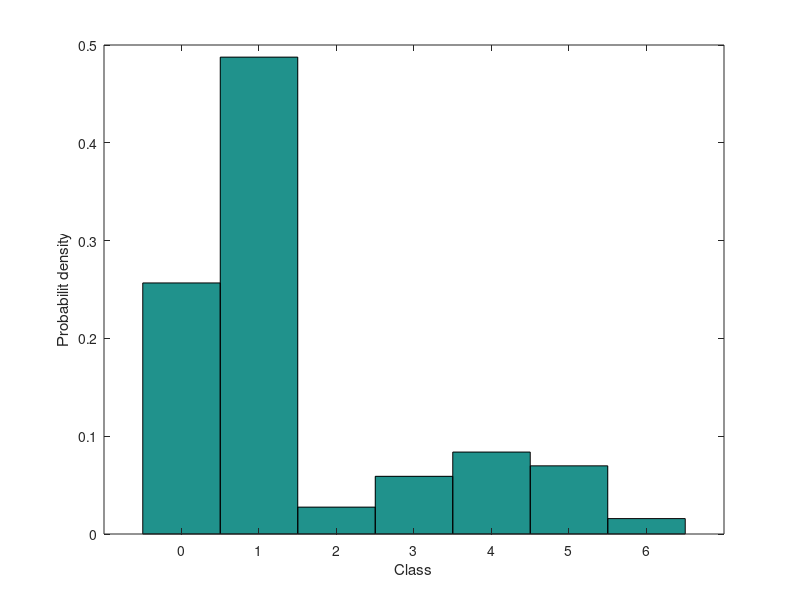

The MATLAB source for this figure:
disp('Question 1');
%% load labels
traintarget=load('trainTarget.csv');

[N X]=hist(traintarget, 7);
hold off;

%% normalize and plot
bar(min(traintarget):max(traintarget), N./sum(N), 1, 'hist');
xlabel('Class');
ylabel('Probabilit density');
print -dpsc probdisthist.eps